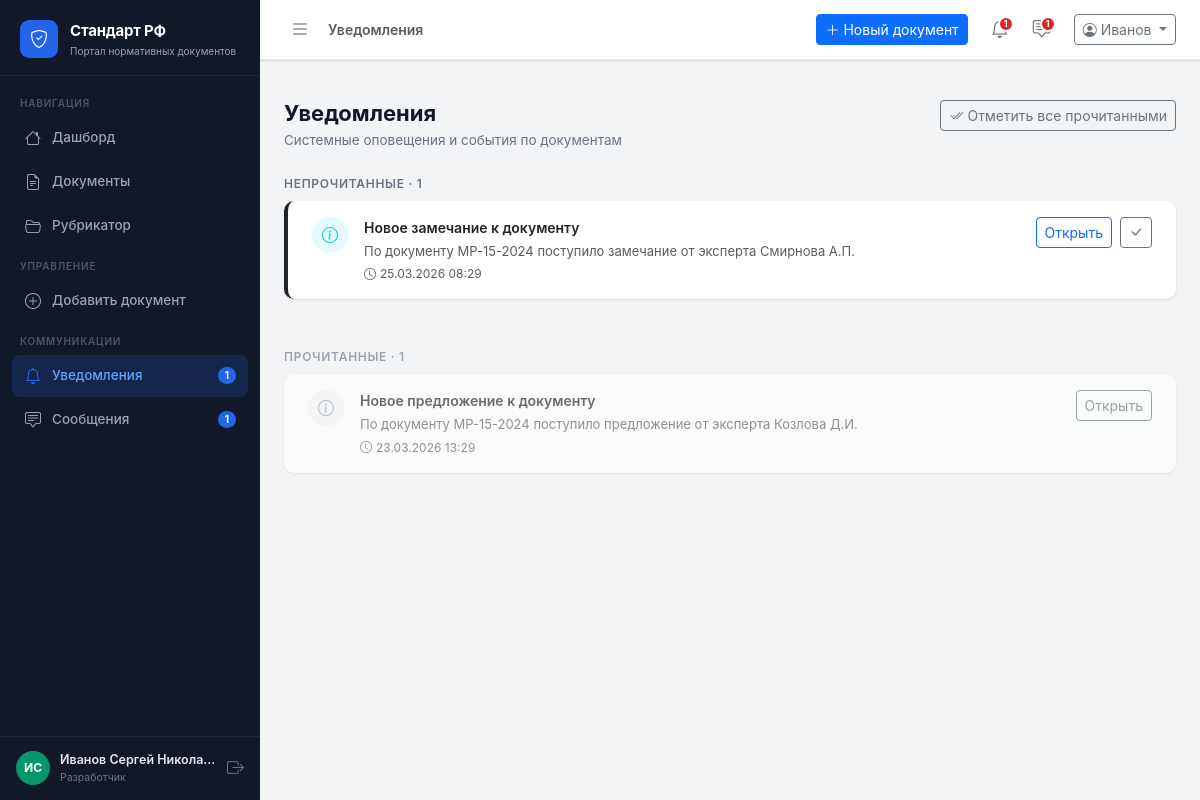
/notifications/ (signed in), run on the app's committed database.
### app/models.py (models this page shows)
class User(db.Model):
    __tablename__ = 'users'
    id           = db.Column(db.Integer, primary_key=True)
    username     = db.Column(db.String(80), unique=True, nullable=False)
    email        = db.Column(db.String(120), unique=True, nullable=False)
    password     = db.Column(db.String(200), nullable=False, default='demo123')
    role         = db.Column(db.String(20), nullable=False)   # admin | org | expert
    full_name    = db.Column(db.String(200))
    organization = db.Column(db.String(300))
    position     = db.Column(db.String(200))
    created_at   = db.Column(db.DateTime, default=datetime.utcnow)
    phone        = db.Column(db.String(20))
    is_active    = db.Column(db.Boolean, default=True)
    org_id       = db.Column(db.Integer, db.ForeignKey('users.id'), nullable=True)
    rubric_id    = db.Column(db.Integer, db.ForeignKey('rubrics.id'), nullable=True)
    documents     = db.relationship('Document', backref='author', lazy=True,
                                    foreign_keys='Document.author_id')
    comments      = db.relationship('Comment', backref='author', lazy=True)
    notifications = db.relationship('Notification', backref='user', lazy=True)
    def get_initials(self):
        if self.full_name:
            parts = self.full_name.split()
            if len(parts) >= 2:
                return f"{parts[0][0]}{parts[1][0]}".upper()
            return self.full_name[:2].upper()
        return self.username[:2].upper()
    def role_label(self):
        return {'admin': 'Сис. администратор', 'org': 'Разработчик', 'organization': 'Организация', 'expert': 'Эксперт'}.get(self.role, self.role)
    def unread_notifications(self):
        return Notification.query.filter_by(user_id=self.id, is_read=False).count()
    def unread_messages(self):
        return Message.query.filter_by(receiver_id=self.id, is_read=False).count()

class Notification(db.Model):
    __tablename__ = 'notifications'
    id                = db.Column(db.Integer, primary_key=True)
    user_id           = db.Column(db.Integer, db.ForeignKey('users.id'), nullable=False)
    title             = db.Column(db.String(300), nullable=False)
    text              = db.Column(db.Text)
    is_read           = db.Column(db.Boolean, default=False)
    created_at        = db.Column(db.DateTime, default=datetime.utcnow)
    link              = db.Column(db.String(300))
    notification_type = db.Column(db.String(30), default='info')  # info | warning | success | danger

### app/routes/notifications.py (the view)
@notifications_bp.route('/')
@login_required
def index():
    user  = get_current_user()
    notifs = (Notification.query
              .filter_by(user_id=user.id)
              .order_by(Notification.created_at.desc())
              .all())
    return render_template('notifications/index.html', notifications=notifs, user=user)

### app/utils.py (called while the page is built)
def login_required(f):
    @wraps(f)
    def decorated(*args, **kwargs):
        if 'user_id' not in session:
            return redirect(url_for('auth.login'))
        return f(*args, **kwargs)
    return decorated

def get_current_user():
    if 'user_id' in session:
        return User.query.get(session['user_id'])
    return None

### app/templates/notifications/index.html (shortened to what this page needs)
{% extends 'base.html' %}
{% block page_title %}Уведомления{% endblock %}
{% block content %}
<div class="page-header d-flex align-items-start justify-content-between">
  <div>
    <h1>Уведомления</h1>
    <p>Системные оповещения и события по документам</p>
  </div>
  {% set unread = notifications | selectattr('is_read', 'false') | list %}
  {% if unread %}
  <form method="POST" action="{{ url_for('notifications.mark_all_read') }}">
    <button type="submit" class="btn btn-outline-secondary btn-sm">
      <i class="bi bi-check2-all me-1"></i>Отметить все прочитанными
    </button>
  </form>
  {% endif %}
</div>
{% set icon_map = {'info':'info-circle','warning':'exclamation-triangle','success':'check-circle','danger':'exclamation-circle'} %}
{% if notifications %}
  {% set unread_list = notifications | selectattr('is_read', 'false') | list %}
  {% set read_list   = notifications | selectattr('is_read', 'true')  | list %}
  {% if unread_list %}
  <div class="mb-2" style="font-size:12px;font-weight:600;text-transform:uppercase;
                            letter-spacing:.06em;color:#6b7280;">
    Непрочитанные · {{ unread_list | length }}
  </div>
  {% for n in unread_list %}
  <div class="card mb-2 border-{{ n.notification_type }}"
       style="border-left:4px solid !important;">
    <div class="card-body py-3 px-4 d-flex align-items-start gap-3">
      <div style="width:36px;height:36px;border-radius:50%;flex-shrink:0;
                  display:flex;align-items:center;justify-content:center;font-size:16px;"
           class="bg-{{ n.notification_type }} bg-opacity-10 text-{{ n.notification_type }}">
        <i class="bi bi-{{ icon_map.get(n.notification_type, 'info-circle') }}"></i>
      </div>
      <div class="flex-grow-1">
        <div class="fw-semibold mb-1" style="font-size:14px;">{{ n.title }}</div>
        {% if n.text %}
        <div class="text-muted" style="font-size:13px;">{{ n.text }}</div>
        {% endif %}
        <div class="text-muted mt-1" style="font-size:12px;">
          <i class="bi bi-clock me-1"></i>{{ n.created_at.strftime('%d.%m.%Y %H:%M') }}
        </div>
      </div>
      <div class="d-flex gap-2 flex-shrink-0">
        {% if n.link %}
        <a href="{{ n.link }}" class="btn btn-sm btn-outline-primary">Открыть</a>
        {% endif %}
        <form method="POST" action="{{ url_for('notifications.mark_read', notif_id=n.id) }}">
          <button type="submit" class="btn btn-sm btn-outline-secondary" title="Отметить прочитанным">
            <i class="bi bi-check-lg"></i>
          </button>
        </form>
      </div>
    </div>
  </div>
  {% endfor %}
  {% endif %}
  {% if read_list %}
  {% if unread_list %}<hr class="section-divider">{% endif %}
  <div class="mb-2" style="font-size:12px;font-weight:600;text-transform:uppercase;
                            letter-spacing:.06em;color:#9ca3af;">
    Прочитанные · {{ read_list | length }}
  </div>
  {% for n in read_list %}
  <div class="card mb-2" style="opacity:.65;">
    <div class="card-body py-3 px-4 d-flex align-items-start gap-3">
      <div style="width:36px;height:36px;border-radius:50%;flex-shrink:0;
                  display:flex;align-items:center;justify-content:center;font-size:16px;
                  background:#f3f4f6;color:#9ca3af;">
        <i class="bi bi-{{ icon_map.get(n.notification_type, 'info-circle') }}"></i>
      </div>
      <div class="flex-grow-1">
        <div class="fw-semibold mb-1" style="font-size:14px;">{{ n.title }}</div>
        {% if n.text %}
        <div class="text-muted" style="font-size:13px;">{{ n.text }}</div>
        {% endif %}
        <div class="text-muted mt-1" style="font-size:12px;">
          <i class="bi bi-clock me-1"></i>{{ n.created_at.strftime('%d.%m.%Y %H:%M') }}
        </div>
      </div>
      {% if n.link %}
      <a href="{{ n.link }}" class="btn btn-sm btn-outline-secondary flex-shrink-0">Открыть</a>
      {% endif %}
    </div>
  </div>
  {% endfor %}
  {% endif %}
{% endif %}
{% endblock %}

### app/templates/base.html (shortened to what this page needs)
<!DOCTYPE html>
<html lang="ru">
<head>
  <link rel="stylesheet"
        href="https://cdn.jsdelivr.net/npm/bootstrap@5.3.3/dist/css/bootstrap.min.css" />
  <link rel="stylesheet"
        href="https://cdn.jsdelivr.net/npm/bootstrap-icons@1.11.3/font/bootstrap-icons.min.css" />
  <link rel="stylesheet" href="{{ url_for('static', filename='css/main.css') }}" />
</head>
<body>
<aside class="sidebar" id="sidebar">
  <div class="sidebar-brand">
    <div class="brand-icon"><i class="bi bi-shield-check"></i></div>
    <div class="brand-text">
      <span class="brand-title">Стандарт РФ</span>
      <span class="brand-sub">Портал нормативных документов</span>
    </div>
  </div>
  <nav class="sidebar-nav">
    <div class="nav-section-label">Навигация</div>
    <a href="{{ url_for('main.dashboard') }}"
       class="nav-link {% if request.endpoint == 'main.dashboard' %}active{% endif %}"
       data-title="Дашборд">
      <i class="bi bi-house"></i><span>Дашборд</span>
    </a>
    <a href="{{ url_for('documents.list_documents') }}"
       class="nav-link {% if request.blueprint == 'documents' and request.endpoint != 'documents.add' %}active{% endif %}"
       data-title="Документы">
      <i class="bi bi-file-earmark-text"></i><span>Документы</span>
    </a>
    <a href="{{ url_for('rubrics.index') }}"
       class="nav-link {% if request.blueprint == 'rubrics' %}active{% endif %}"
       data-title="Рубрикатор">
      <i class="bi bi-folder2-open"></i><span>Рубрикатор</span>
    </a>
    {% if session.role in ('admin', 'org', 'organization') %}
    <div class="nav-section-label mt-2">Управление</div>
    {% if session.role == 'org' %}
    <a href="{{ url_for('documents.add') }}"
       class="nav-link {% if request.endpoint == 'documents.add' %}active{% endif %}"
       data-title="Добавить документ">
      <i class="bi bi-plus-circle"></i><span>Добавить документ</span>
    </a>
    {% endif %}
    {% endif %}
    <div class="nav-section-label mt-2">Коммуникации</div>
    <a href="{{ url_for('notifications.index') }}"
       class="nav-link {% if request.blueprint == 'notifications' %}active{% endif %}"
       data-title="Уведомления">
      <i class="bi bi-bell"></i><span>Уведомления</span>
      {% set unread_n = current_user.unread_notifications() if current_user else 0 %}
      {% if unread_n > 0 %}
      <span class="nav-badge">{{ unread_n }}</span>
      {% endif %}
    </a>
    <a href="{{ url_for('messages.index') }}"
       class="nav-link {% if request.blueprint == 'messages' %}active{% endif %}"
       data-title="Сообщения">
      <i class="bi bi-chat-square-text"></i><span>Сообщения</span>
      {% set unread_m = current_user.unread_messages() if current_user else 0 %}
      {% if unread_m > 0 %}
      <span class="nav-badge">{{ unread_m }}</span>
      {% endif %}
    </a>
  </nav>
  <div class="sidebar-footer">
    <div class="user-card">
      {% set _avatar_colors = ['#2563eb','#7c3aed','#059669','#d97706','#dc2626'] %}
      <div class="user-avatar" style="background:{{ _avatar_colors[(current_user.id % _avatar_colors|length) if current_user else 0] }}">
        {{ current_user.get_initials() if current_user else '?' }}
      </div>
      <div class="user-info">
        <div class="user-name">{{ session.full_name or 'Гость' }}</div>
        <div class="user-role">{{ current_user.role_label() if current_user else '' }}</div>
      </div>
    </div>
    <a href="{{ url_for('auth.logout') }}" class="btn-logout" title="Выйти">
      <i class="bi bi-box-arrow-right"></i>
    </a>
  </div>
</aside>
<div class="main-wrapper">
  <header class="topbar">
    <button class="sidebar-toggle" id="sidebarToggle">
      <i class="bi bi-list"></i>
    </button>
    <div class="topbar-breadcrumb">
      {% block breadcrumb %}
      <span class="text-muted">{% block page_title %}{% endblock %}</span>
      {% endblock %}
    </div>
    <div class="topbar-actions ms-auto">
      {% if session.role == 'org' %}
      <a href="{{ url_for('documents.add') }}" class="btn btn-primary btn-sm me-2">
        <i class="bi bi-plus-lg me-1"></i>Новый документ
      </a>
      {% endif %}
      <a href="{{ url_for('notifications.index') }}" class="topbar-icon-btn" title="Уведомления">
        {% set unread_n = current_user.unread_notifications() if current_user else 0 %}
        {% if unread_n > 0 %}<span class="dot-badge">{{ unread_n }}</span>{% endif %}
      </a>
      <a href="{{ url_for('messages.index') }}" class="topbar-icon-btn" title="Сообщения">
        {% set unread_m = current_user.unread_messages() if current_user else 0 %}
        {% if unread_m > 0 %}<span class="dot-badge">{{ unread_m }}</span>{% endif %}
      </a>
      <div class="dropdown ms-2">
        <button class="btn btn-outline-secondary btn-sm dropdown-toggle" data-bs-toggle="dropdown">
          <i class="bi bi-person-circle me-1"></i>{{ session.full_name.split()[0] if session.full_name else 'Гость' }}
        </button>
      </div>
    </div>
  </header>
  <div class="flash-container">
  </div>
  <main class="page-content">
    {% block content %}{% endblock %}
  </main>
</div>
</body>
</html>

### data on the page
User: full_name "ИС", role "Разработчик"
Notification: title "Новое замечание к документу", text "По документу МР-15-2024 поступило замечание от эксперта Смирнова А.П.", created_at "25.03.2026 08:29"
Notification: title "Новое предложение к документу", text "По документу МР-15-2024 поступило предложение от эксперта Козлова Д.И.", created_at "23.03.2026 13:29"

### other printed values
{{ unread_n }} "1"
{{ unread_m }} "1"
{{ session.full_name or 'Гость' }} "Иванов Сергей Никола…"
{{ session.full_name.split()[0] if session.full_name else 'Гость' }} "Иванов"
{{ unread_list | length }} "1"
{{ read_list | length }} "1"
